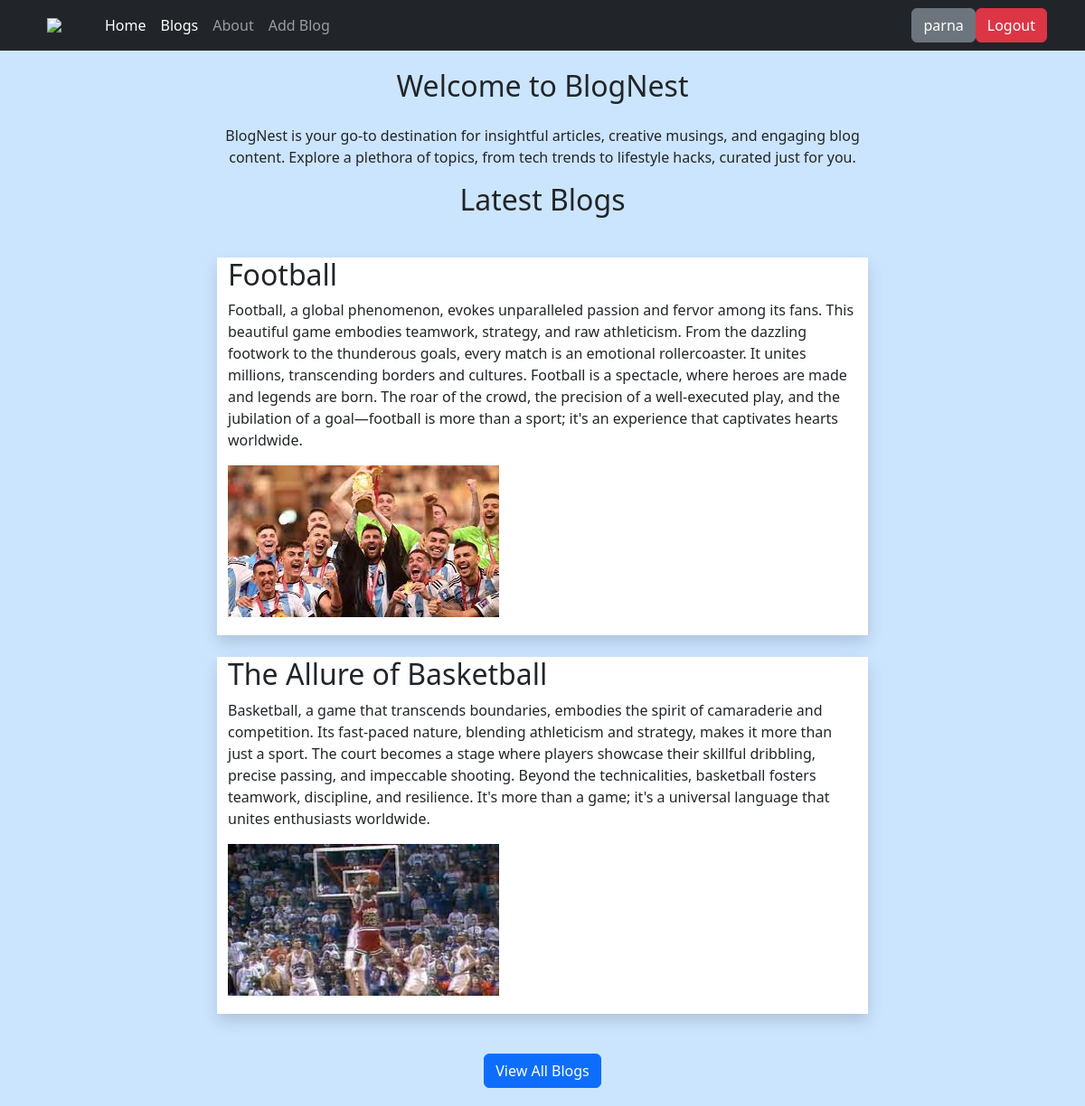
Screenshot of /home (signed in) with the database file from the repository.
### models.py (models this page shows, shortened)
class User(db.Model, UserMixin):
    id = db.Column(db.Integer, primary_key=True)
    username = db.Column(db.String)
    password = db.Column(db.String)

class Blog(db.Model):
    id = db.Column(db.Integer, primary_key=True)
    title = db.Column(db.String)
    content = db.Column(db.String)
    img = db.Column(db.String)
    user = db.Column(db.String)

### routes.py (the view)
@app.route("/home")
def home():
    latest_blogs = Blog.query.order_by(Blog.id.desc()).limit(2).all()
    return render_template("home.html", latest_blogs=latest_blogs)

### models.py (called while the page is built)
@login_manager.user_loader
def load_user(user_id):
    return User.query.get(user_id)

### templates/home.html (shortened to what this page needs)
{% extends "base.html" %}
{% block content %}
<div class="container">
    <div class="row">
        <div class="col-md-8 offset-md-2 ">
            <h2 class="text-center mb-4">Welcome to BlogNest</h2>
            <p class="text-center">
                BlogNest is your go-to destination for insightful articles, creative musings, and engaging blog content.
                Explore a plethora of topics, from tech trends to lifestyle hacks, curated just for you.
            </p>
            <h2 class="text-center mb-3">Latest Blogs</h2>
            <div class="row">
                <div class="content-container">
                    {% for blog in latest_blogs %}
                    <div class="container shadow mb-4 mt-2 blog-container">
                        <h2>{{ blog.title }}</h2>
                        <p>{{ blog.content }}</p>
                        {% if blog.img %}
                        <img src="/static/{{ blog.img }}" style="max-width: 100%; margin-bottom: 20px;">
                        {% endif %}
                    </div>
                    {% endfor %}
                </div>
            </div>
            <div class="text-center ">
                <a href="/" class="btn btn-primary">View All Blogs</a>
            </div>
        </div>
    </div>
</div>
{% endblock %}

### templates/navbar.html (shortened to what this page needs)
<nav class="navbar navbar-expand-lg navbar-dark bg-dark">
    <div class="container">
        <a href="https://www.tbceducation.ge/" target="_blank">
            <img src="https://www.tbcbank.ge/tbcpw.portal-public-theme/images/tbc/tbc-logo-ka_GE.svg"  style="width: 200px; margin: 10px; margin-right: 40px  ">
        </a>
        <div class="collapse navbar-collapse" id="navbarNav">
            <ul class="navbar-nav">
                <li class="nav-item">
                    <a class="nav-link active" href="/home">Home</a>
                </li>
                <li class="nav-item">
                    <a class="nav-link active" href="/">Blogs</a>
                </li>
                <li class="nav-item">
                    <a class="nav-link" href="/about">About</a>
                </li>
                {% if current_user.is_authenticated %}
                <li class="nav-item">
                    <a class="nav-link" href="/addblog">Add Blog</a>
                </li>
                {% endif %}
            </ul>
        </div>
        {% if current_user.is_authenticated %}
        <div class="btn btn-secondary">{{current_user.username}}</div>
        <a class="btn btn-danger" href="/logout">Logout</a>
        {% else %}
        <form class="d-flex btn-group" role="search">
            <a class="btn btn-secondary" href="/login">Login</a>
            <a class="btn btn-outline-secondary" href="/register">Register</a>
        </form>
        {% endif %}
    </div>
</nav>

### templates/base.html (style rules this page uses)
body { background-color: #CCE5FF; margin: 0; padding: 0; }
.content-container { padding: 20px; }

### templates/home.html (style rules this page uses)
.blog-container { background-color: white; }

### rows the page displays
User: username "parna"
Blog: title "Football", content "Football, a global phenomenon, evokes unparalleled passion and fervor among its fans. This beautiful game embodies teamwork, strategy, and raw athleticism. From the dazzling footwork to the thunderous goals, every match is an emotional rollercoaster. It unites millions, transcending borders and cultures. Football is a spectacle, where heroes are made and legends are born. The roar of the crowd, the precision of a well-executed play, and the jubilation of a goal—football is more than a sport; it's an experience that captivates hearts worldwide.", img (picture)
Blog: title "The Allure of Basketball", content "Basketball, a game that transcends boundaries, embodies the spirit of camaraderie and competition. Its fast-paced nature, blending athleticism and strategy, makes it more than just a sport. The court becomes a stage where players showcase their skillful dribbling, precise passing, and impeccable shooting. Beyond the technicalities, basketball fosters teamwork, discipline, and resilience. It's more than a game; it's a universal language that unites enthusiasts worldwide.", img (picture)
